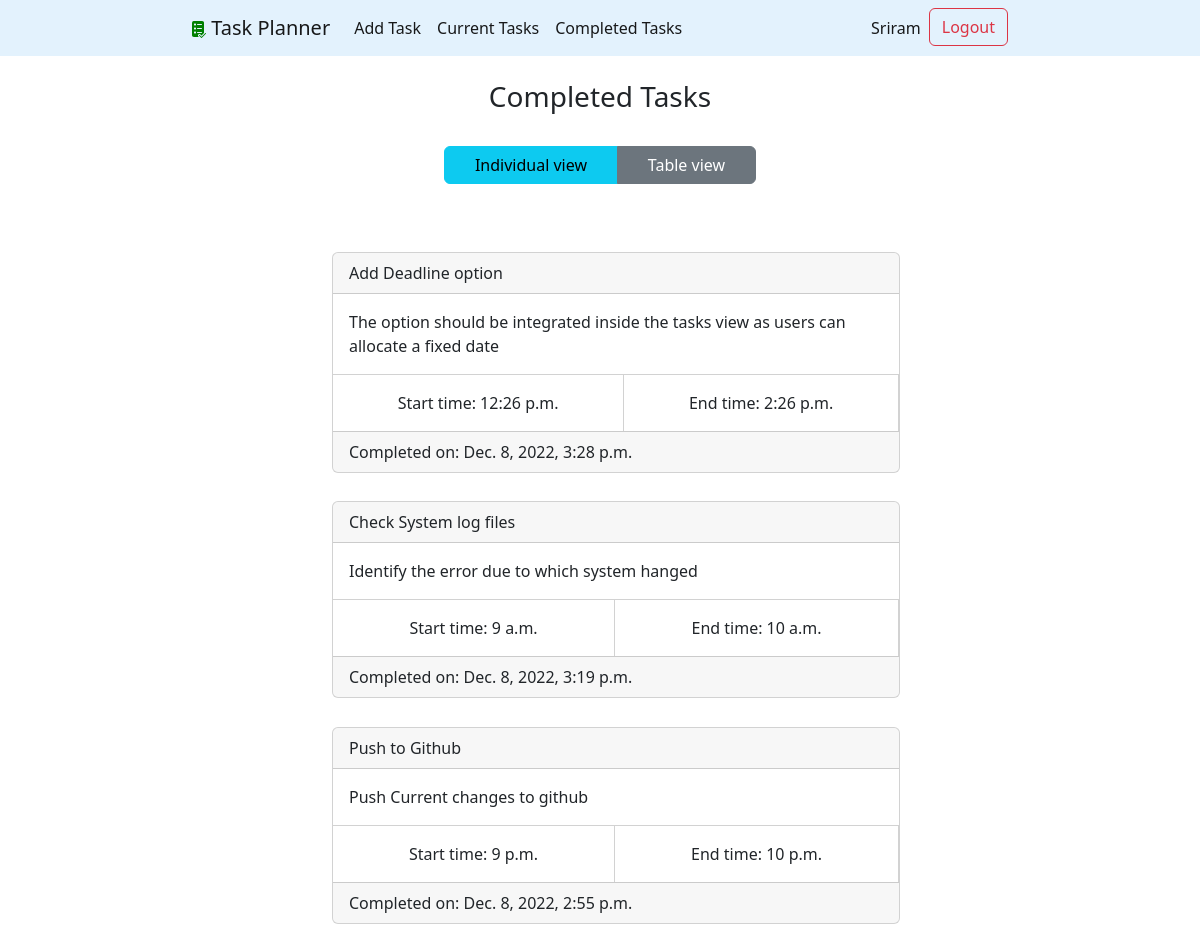
Page /completed/ (signed in) on the earlier database version.
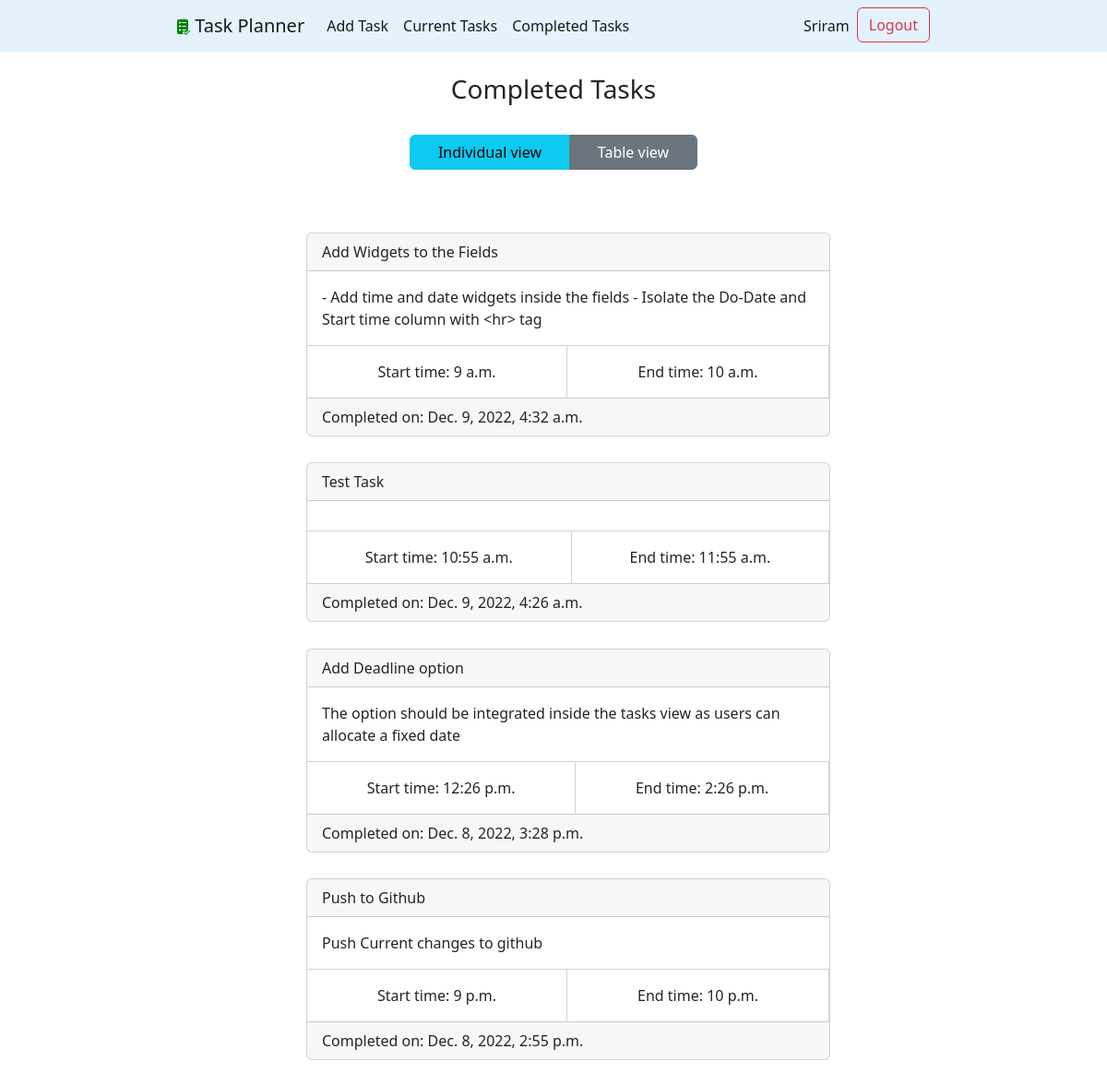
Same page on the later database version.
### taskplanner/models.py (models this page shows, shortened)
class Task(models.Model):
    title = models.CharField(max_length=100)
    description = models.TextField(blank=True)
    created = models.DateField(auto_now_add=True)
    start_time = models.TimeField(null=True,blank=True)
    end_time = models.TimeField(null=True,blank=True)
    deadline = models.DateField(null=True,default=now())
    do_date = models.DateField(null=True,blank=True)
    completed = models.BooleanField(null=True,blank=True)
    completed_date = models.DateTimeField(null=True,blank=True)
    user = models.ForeignKey(User, on_delete=models.CASCADE)

### taskplanner/views.py (the view)
# urls.py: path('completed/', views.viewcompletedtasks, name='viewcompletedtasks'),
@login_required
def viewcompletedtasks(request):
    try:
        tasks = Task.objects.filter(user = request.user, completed_date__isnull=False).order_by('-completed_date')
        return render(request, 'taskplanner/completedtasks.html', {'tasks':tasks})
    except TypeError:
        return render(request, 'taskplanner/home.html')

### taskplanner/templates/taskplanner/completedtasks.html (shortened to what this page needs)
{% extends 'taskplanner/base.html'%}
{% block content %}
<br>
    <h3>Completed Tasks</h3>
<div class="viewtoggle btn-group container-fluid" role="group" aria-label="Basic example">
    <button type="button" class="btn btn-info" id="loginform"> Individual view</button>
    <button type="button" class="btn btn-secondary" id="signupform"> Table view </button>
  </div>
<ul class="soloview tasks">
    {% for task in tasks %}
    <li><div class="card">
        <div class="card-header">{{task.title}}</div>
        <div class="card-body">
        {% if task.description %}
            {{task.description}}
        {% endif %}
        </div>
        <div class="flexy">
            <span class="text-center card-body start_time">
                Start time: {{task.start_time}}
            </span>
            <span class="text-center card-body end_time">
                End time: {{task.end_time}}
            </span>
        </div>
        {% if task.deadline %}
        <div class="card-footer">
            Completed on: {{task.completed_date}}
        </div>
        {% endif %}
    </div></li>
    {% endfor %}
</ul>
{% endblock %}

### taskplanner/templates/taskplanner/base.html (shortened to what this page needs)
<!DOCTYPE html>
<html lang="en">
<head>
    {% load static %}
    <link href="https://cdn.jsdelivr.net/npm/bootstrap@5.2.3/dist/css/bootstrap.min.css" rel="stylesheet">
    <link href="{% static 'taskplanner/styles.css' %}" rel="stylesheet">
</head>
<body>
    <nav class="navbar navbar-expand-md">
        <div class="container-fluid">
          <a class="navbar-brand" href="#">
            <img src="{% static 'taskplanner/logo.png'%}" alt="">
            <span >Task Planner </span>
          </a>
          <div class="collapse navbar-collapse text-center" id="navbarSupportedContent">
            <ul class="navbar-nav">
              {% if user.is_authenticated %}
              <li class="nav-item">
                  <a class="nav-link active" aria-current="page" href="{% url 'addtask' %}">Add Task</a>
              </li>
              <li class="nav-item">
                <a class="nav-link active" aria-current="page"  href="{% url 'home' %}" >Current Tasks</a>
              </li>
              <li class="nav-item">
                <a class="nav-link active" aria-current="page"  href="{% url 'viewcompletedtasks' %}" > Completed Tasks </a>
              </li>
              {% endif %}
            </ul>
            <ul class="navbar-nav ms-auto">
                {% if user.is_authenticated %}
                <li class="nav-item">
                    <a class="nav-link active" aria-current="page">{{ user.username }}</a>
                </li>
                <form action="{% url 'logoutuser' %}" method="post">
                    <button type="submit" class="btn btn-outline-danger">Logout</button>
                </form>
                {% endif %}
              </ul>
          </div>
        </div>
    </nav>
    <div class="content">
      {% block content %}
      {% endblock %}
    </div>
</body>
</html>

### taskplanner/static/taskplanner/styles.css (style rules this page uses)
.content { display: flex; flex-direction: column; align-items: center; }
.navbar { background-color: #e3f2fd; }
.navbar .container-fluid { display: flex; margin: 0 15%; align-items: center; }
.tasks { width: 50%; list-style: none; margin: 2.5% 0%; position: relative; display: flex; flex-direction: column; align-items: stretch; }
.tasks .card { margin: 2.5% 0; }
.flexy { width: 100%; display: flex; align-items: center; border-top: 0.5px solid rgba(0, 0, 0, 0.175); }
.flexy span { border-right: 0.5px solid rgba(0, 0, 0, 0.175); }
.viewtoggle { position: relative; width: 30%; padding: 2%; }
.soloview, .tableview { display: flex; flex-direction: column; justify-content: center; }

Differences in the rows shown:
no longer on this page (row edited): Task: title "Check System log files", description "Identify the error due to which system hanged", start_time "9 a.m.", end_time "10 a.m.", completed_date "Dec. 8, 2022, 3:19 p.m."
now on this page (row edited): Task: title "Add Widgets to the Fields", description "- Add time and date widgets inside the fields - Isolate the Do-Date and Start time column with <hr> tag", start_time "9 a.m.", end_time "10 a.m.", completed_date "Dec. 9, 2022, 4:32 a.m."
added Task: title "Test Task", start_time "10:55 a.m.", end_time "11:55 a.m.", completed_date "Dec. 9, 2022, 4:26 a.m."
